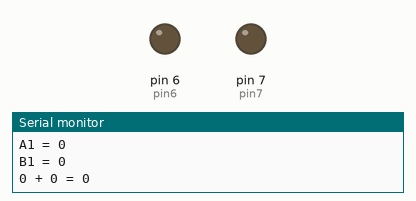
Recording of a sketch running on a simulated Arduino Uno, built with avr-gcc and run on an emulated ATmega328P. Parts: output pins drawn as LEDs (lit = HIGH), the last lines printed to the serial monitor.

Above: at 1.0 s.
At 3.0 s:
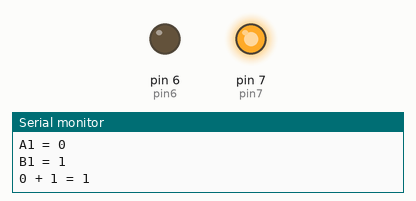
At 5.0 s:
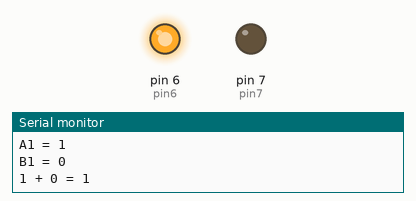
At 7.0 s:
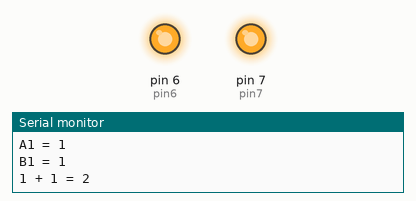
Timing chart, 0 to 10.4 s (numbered marks = the images above):
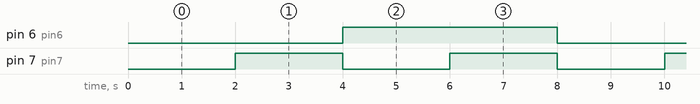

The sketch:

code.ino
```cpp
// Made by Elliott
// Made May 2026
// Goes through the truth table for a 1/2 adder

// pin 7 = B bit one
// pin 6 = A bit one
int pin7 = 7;
int pin6 = 6;


void setup() {
    // put your setup code here, to run once:
    Serial.begin(9600);
    pinMode(pin7, OUTPUT);
    pinMode(pin6, OUTPUT);

}


void loop() {
    // put your main code here, to run repeatedly:
    digitalWrite(pin7, LOW);
    digitalWrite(pin6, LOW);
    int aOne = 0;
    int bOne = 0;

    for (aOne = 0; aOne < 2; aOne++) {
        for (bOne = 0; bOne < 2; bOne++) {
            digitalWrite(pin6, aOne);
            digitalWrite(pin7, bOne);
            Serial.print ("A1 = " + String(aOne) + "\n");
            Serial.print ("B1 = " + String(bOne) + "\n");
            Serial.print (String(aOne) + " + " + String(bOne) + " = " + String(aOne + bOne) + "\n");
            delay(2000);
        }
    }
}
```

Measured:
- by itself, pin 6 (pin6): alternates HIGH for 4.0 s and LOW for 4.0 s
- by itself, pin 7 (pin7): alternates HIGH for 2.0 s and LOW for 2.0 s
- by itself, everything shown: repeats every 8.0 s, in 4 steps
